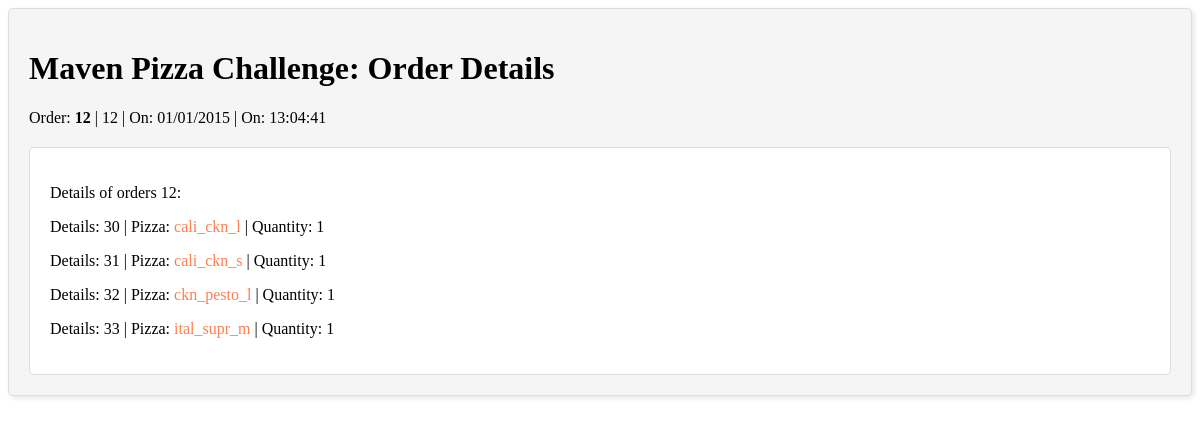
The app's page /order_details/12 with its own data.
### tables this page shows
CREATE TABLE orders (id INTEGER PRIMARY KEY AUTOINCREMENT, OrderID INTEGER, Date TEXT, Time TEXT);

CREATE TABLE order_details(id INTEGER PRIMARY KEY AUTOINCREMENT, OrderDetailsID INTEGER, OrderID INTEGER, PizzaID TEXT, Quantity INTEGER, FOREIGN KEY(OrderID) REFERENCES orders(id));

### MavenPizza.py (the view)
@app.route('/order_details/<id>')
def order_details(id):
    db = get_db()
    try:
        cur = db.execute("select * from orders WHERE id=?", (id,))
        order = cur.fetchall()
        cur = db.execute("select * from order_details WHERE OrderID=?", (id,))
        rows = cur.fetchall()
        return render_template('order_details.html', order=order, rows = rows)
    except sqlite3.Error as e:
        print(f"Error executing database query: {e}")
        return render_template('error.html')

### MavenPizza.py (called while the page is built)
def connect_db():
    try:
        conn = sqlite3.connect(db_name, detect_types=sqlite3.PARSE_DECLTYPES | sqlite3.PARSE_COLNAMES)
        conn.row_factory = sqlite3.Row
        return conn
    except sqlite3.Error as e:
        print(f"Error connecting to database: {e}")
        return None

def get_db():
    if not hasattr(g, 'sqlite_db'):
        g.sqlite_db = connect_db()
    return g.sqlite_db

### templates/order_details.html (shortened to what this page needs)
<html>
<head>
</head>
<body>
  <div class="order-box">
    <h1>Maven Pizza Challenge: Order Details</h1>
    <p>Order:
      <b>{{order[0]["id"]}}</b> |
      {{order[0]["OrderID"]}} |
      On: {{ order[0]["Date"]}} |
      On: {{ order[0]["Time"]}}
    </p>
    <div class="details-box">
      <p>Details of orders {{order[0]["OrderID"]}}:</p>
      {% for row in rows %}
        <p>
          Details: {{row["id"]}} |
          Pizza: <a href={{ url_for('pizzas', id= row['PizzaID']) }} class="pizza-link">{{ row["PizzaID"] }}</a> |
          Quantity: {{ row["Quantity"] }}
        </p>
      {% endfor %}
    </div>
  </div>
</body>
</html>

### templates/order_details.html (style rules this page uses)
.order-box { background-color: #f5f5f5; padding: 20px; border: 1px solid #ddd; border-radius: 5px; box-shadow: 2px 2px 5px rgba(0,0,0,0.1); }
.details-box { background-color: #fff; padding: 20px; border: 1px solid #ddd; border-radius: 5px; margin-top: 20px; }
.pizza-link { color: #ff7f50; text-decoration: none; }

### records on screen
orders: id "12", OrderID "12", Date "01/01/2015", Time "13:04:41"
order_details: id "30", PizzaID "cali_ckn_l", Quantity "1"
order_details: id "31", PizzaID "cali_ckn_s", Quantity "1"
order_details: id "32", PizzaID "ckn_pesto_l", Quantity "1"
order_details: id "33", PizzaID "ital_supr_m", Quantity "1"
